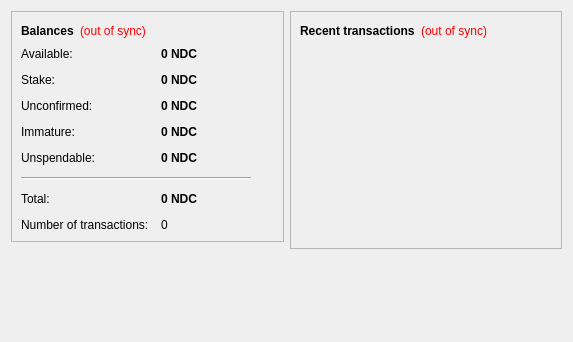
<?xml version="1.0" encoding="UTF-8"?>
<ui version="4.0">
 <class>OverviewPage</class>
 <widget class="QWidget" name="OverviewPage">
  <property name="geometry">
   <rect>
    <x>0</x>
    <y>0</y>
    <width>573</width>
    <height>342</height>
   </rect>
  </property>
  <property name="windowTitle">
   <string>Form</string>
  </property>
  <layout class="QHBoxLayout" name="horizontalLayout" stretch="1,1">
   <item>
    <layout class="QVBoxLayout" name="verticalLayout_2">
     <item>
      <widget class="QFrame" name="frame">
       <property name="frameShape">
        <enum>QFrame::StyledPanel</enum>
       </property>
       <property name="frameShadow">
        <enum>QFrame::Raised</enum>
       </property>
       <layout class="QVBoxLayout" name="verticalLayout_4">
        <item>
         <layout class="QHBoxLayout" name="horizontalLayout_4">
          <item>
           <widget class="QLabel" name="label_5">
            <property name="font">
             <font>
              <weight>75</weight>
              <bold>true</bold>
             </font>
            </property>
            <property name="text">
             <string>Balances</string>
            </property>
           </widget>
          </item>
          <item>
           <widget class="QLabel" name="labelWalletStatus">
            <property name="toolTip">
             <string>The displayed information may be out of date. Your wallet automatically synchronizes with the NovaCoin network after a connection is established, but this process has not completed yet.</string>
            </property>
            <property name="styleSheet">
             <string notr="true">QLabel { color: red; }</string>
            </property>
            <property name="text">
             <string notr="true">(out of sync)</string>
            </property>
            <property name="alignment">
             <set>Qt::AlignLeading|Qt::AlignLeft|Qt::AlignVCenter</set>
            </property>
           </widget>
          </item>
          <item>
           <spacer name="horizontalSpacer_2">
            <property name="orientation">
             <enum>Qt::Horizontal</enum>
            </property>
            <property name="sizeHint" stdset="0">
             <size>
              <width>40</width>
              <height>20</height>
             </size>
            </property>
           </spacer>
          </item>
         </layout>
        </item>
        <item>
         <layout class="QFormLayout" name="formLayout_2">
          <property name="fieldGrowthPolicy">
           <enum>QFormLayout::AllNonFixedFieldsGrow</enum>
          </property>
          <property name="horizontalSpacing">
           <number>12</number>
          </property>
          <property name="verticalSpacing">
           <number>12</number>
          </property>
          <item row="0" column="0">
           <widget class="QLabel" name="labelAvailableText">
            <property name="toolTip">
             <string>Your current available balance</string>
            </property>
            <property name="text">
             <string>Available:</string>
            </property>
           </widget>
          </item>
          <item row="0" column="1">
           <widget class="QLabel" name="labelAvailable">
            <property name="font">
             <font>
              <weight>75</weight>
              <bold>true</bold>
             </font>
            </property>
            <property name="cursor">
             <cursorShape>IBeamCursor</cursorShape>
            </property>
            <property name="toolTip">
             <string>Your current available balance</string>
            </property>
            <property name="text">
             <string notr="true">0 NDC</string>
            </property>
            <property name="alignment">
             <set>Qt::AlignLeading|Qt::AlignLeft|Qt::AlignVCenter</set>
            </property>
            <property name="textInteractionFlags">
             <set>Qt::LinksAccessibleByMouse|Qt::TextSelectableByKeyboard|Qt::TextSelectableByMouse</set>
            </property>
           </widget>
          </item>
          <item row="1" column="0">
           <widget class="QLabel" name="label_6">
            <property name="toolTip">
             <string>Total of coins that was staked, and do not yet count toward the current balance</string>
            </property>
            <property name="text">
             <string>Stake:</string>
            </property>
           </widget>
          </item>
          <item row="1" column="1">
           <widget class="QLabel" name="labelStake">
            <property name="font">
             <font>
              <weight>75</weight>
              <bold>true</bold>
             </font>
            </property>
            <property name="cursor">
             <cursorShape>IBeamCursor</cursorShape>
            </property>
            <property name="toolTip">
             <string>Total of coins that was staked, and do not yet count toward the current balance</string>
            </property>
            <property name="text">
             <string notr="true">0 NDC</string>
            </property>
            <property name="alignment">
             <set>Qt::AlignLeading|Qt::AlignLeft|Qt::AlignVCenter</set>
            </property>
            <property name="textInteractionFlags">
             <set>Qt::LinksAccessibleByMouse|Qt::TextSelectableByKeyboard|Qt::TextSelectableByMouse</set>
            </property>
           </widget>
          </item>
          <item row="2" column="0">
           <widget class="QLabel" name="label_3">
            <property name="toolTip">
             <string>Total of transactions that have yet to be confirmed, and do not yet count toward the current balance</string>
            </property>
            <property name="text">
             <string>Unconfirmed:</string>
            </property>
           </widget>
          </item>
          <item row="2" column="1">
           <widget class="QLabel" name="labelUnconfirmed">
            <property name="font">
             <font>
              <weight>75</weight>
              <bold>true</bold>
             </font>
            </property>
            <property name="cursor">
             <cursorShape>IBeamCursor</cursorShape>
            </property>
            <property name="toolTip">
             <string>Total of transactions that have yet to be confirmed, and do not yet count toward the current balance</string>
            </property>
            <property name="text">
             <string notr="true">0 NDC</string>
            </property>
            <property name="alignment">
             <set>Qt::AlignLeading|Qt::AlignLeft|Qt::AlignVCenter</set>
            </property>
            <property name="textInteractionFlags">
             <set>Qt::LinksAccessibleByMouse|Qt::TextSelectableByKeyboard|Qt::TextSelectableByMouse</set>
            </property>
           </widget>
          </item>
          <item row="3" column="0">
           <widget class="QLabel" name="labelImmatureText">
            <property name="toolTip">
             <string>Mined balance that has not yet matured</string>
            </property>
            <property name="text">
             <string>Immature:</string>
            </property>
           </widget>
          </item>
          <item row="3" column="1">
           <widget class="QLabel" name="labelImmature">
            <property name="font">
             <font>
              <weight>75</weight>
              <bold>true</bold>
             </font>
            </property>
            <property name="toolTip">
             <string>Mined balance that has not yet matured</string>
            </property>
            <property name="text">
             <string notr="true">0 NDC</string>
            </property>
            <property name="alignment">
             <set>Qt::AlignLeading|Qt::AlignLeft|Qt::AlignVCenter</set>
            </property>
            <property name="textInteractionFlags">
             <set>Qt::LinksAccessibleByMouse|Qt::TextSelectableByKeyboard|Qt::TextSelectableByMouse</set>
            </property>
           </widget>
          </item>
          <item row="4" column="0">
           <widget class="QLabel" name="labelBalanceWatchOnlyText">
            <property name="toolTip">
             <string>Your unspendable balance</string>
            </property>
            <property name="text">
             <string>Unspendable:</string>
            </property>
           </widget>
          </item>
          <item row="4" column="1">
           <widget class="QLabel" name="labelBalanceWatchOnly">
            <property name="font">
             <font>
              <weight>75</weight>
              <bold>true</bold>
             </font>
            </property>
            <property name="cursor">
             <cursorShape>IBeamCursor</cursorShape>
            </property>
            <property name="toolTip">
             <string>Your unspendable balance</string>
            </property>
            <property name="text">
             <string notr="true">0 NDC</string>
            </property>
            <property name="alignment">
             <set>Qt::AlignLeading|Qt::AlignLeft|Qt::AlignVCenter</set>
            </property>
            <property name="textInteractionFlags">
             <set>Qt::LinksAccessibleByMouse|Qt::TextSelectableByKeyboard|Qt::TextSelectableByMouse</set>
            </property>
           </widget>
          </item>
          <item row="5" column="0" colspan="2">
           <widget class="Line" name="line">
            <property name="maximumSize">
             <size>
              <width>230</width>
              <height>16777215</height>
             </size>
            </property>
            <property name="orientation">
             <enum>Qt::Horizontal</enum>
            </property>
           </widget>
          </item>
          <item row="6" column="0">
           <widget class="QLabel" name="labelTotalText">
            <property name="toolTip">
             <string>Your current total balance</string>
            </property>
            <property name="text">
             <string>Total:</string>
            </property>
           </widget>
          </item>
          <item row="6" column="1">
           <widget class="QLabel" name="labelTotal">
            <property name="font">
             <font>
              <weight>75</weight>
              <bold>true</bold>
             </font>
            </property>
            <property name="toolTip">
             <string>Your current total balance</string>
            </property>
            <property name="text">
             <string notr="true">0 NDC</string>
            </property>
            <property name="alignment">
             <set>Qt::AlignLeading|Qt::AlignLeft|Qt::AlignVCenter</set>
            </property>
            <property name="textInteractionFlags">
             <set>Qt::LinksAccessibleByMouse|Qt::TextSelectableByKeyboard|Qt::TextSelectableByMouse</set>
            </property>
           </widget>
          </item>
          <item row="7" column="0">
           <widget class="QLabel" name="label_2">
            <property name="toolTip">
             <string>Total number of transactions in wallet</string>
            </property>
            <property name="text">
             <string>Number of transactions:</string>
            </property>
           </widget>
          </item>
          <item row="7" column="1">
           <widget class="QLabel" name="labelNumTransactions">
            <property name="toolTip">
             <string>Total number of transactions in wallet</string>
            </property>
            <property name="text">
             <string notr="true">0</string>
            </property>
           </widget>
          </item>
         </layout>
        </item>
       </layout>
      </widget>
     </item>
     <item>
      <spacer name="verticalSpacer">
       <property name="orientation">
        <enum>Qt::Vertical</enum>
       </property>
       <property name="sizeHint" stdset="0">
        <size>
         <width>20</width>
         <height>40</height>
        </size>
       </property>
      </spacer>
     </item>
    </layout>
   </item>
   <item>
    <layout class="QVBoxLayout" name="verticalLayout_3">
     <item>
      <widget class="QFrame" name="frame_2">
       <property name="frameShape">
        <enum>QFrame::StyledPanel</enum>
       </property>
       <property name="frameShadow">
        <enum>QFrame::Raised</enum>
       </property>
       <layout class="QVBoxLayout" name="verticalLayout">
        <item>
         <layout class="QHBoxLayout" name="horizontalLayout_2">
          <item>
           <widget class="QLabel" name="label_4">
            <property name="text">
             <string>&lt;b&gt;Recent transactions&lt;/b&gt;</string>
            </property>
           </widget>
          </item>
          <item>
           <widget class="QLabel" name="labelTransactionsStatus">
            <property name="toolTip">
             <string>The displayed information may be out of date. Your wallet automatically synchronizes with the NovaCoin network after a connection is established, but this process has not completed yet.</string>
            </property>
            <property name="styleSheet">
             <string notr="true">QLabel { color: red; }</string>
            </property>
            <property name="text">
             <string notr="true">(out of sync)</string>
            </property>
            <property name="alignment">
             <set>Qt::AlignRight|Qt::AlignTrailing|Qt::AlignVCenter</set>
            </property>
           </widget>
          </item>
          <item>
           <spacer name="horizontalSpacer">
            <property name="orientation">
             <enum>Qt::Horizontal</enum>
            </property>
            <property name="sizeHint" stdset="0">
             <size>
              <width>40</width>
              <height>20</height>
             </size>
            </property>
           </spacer>
          </item>
         </layout>
        </item>
        <item>
         <widget class="QListView" name="listTransactions">
          <property name="styleSheet">
           <string notr="true">QListView { background: transparent; }</string>
          </property>
          <property name="frameShape">
           <enum>QFrame::NoFrame</enum>
          </property>
          <property name="verticalScrollBarPolicy">
           <enum>Qt::ScrollBarAlwaysOff</enum>
          </property>
          <property name="horizontalScrollBarPolicy">
           <enum>Qt::ScrollBarAlwaysOff</enum>
          </property>
          <property name="selectionMode">
           <enum>QAbstractItemView::NoSelection</enum>
          </property>
         </widget>
        </item>
       </layout>
      </widget>
     </item>
     <item>
      <spacer name="verticalSpacer_2">
       <property name="orientation">
        <enum>Qt::Vertical</enum>
       </property>
       <property name="sizeHint" stdset="0">
        <size>
         <width>20</width>
         <height>40</height>
        </size>
       </property>
      </spacer>
     </item>
    </layout>
   </item>
  </layout>
 </widget>
 <resources/>
 <connections/>
</ui>
